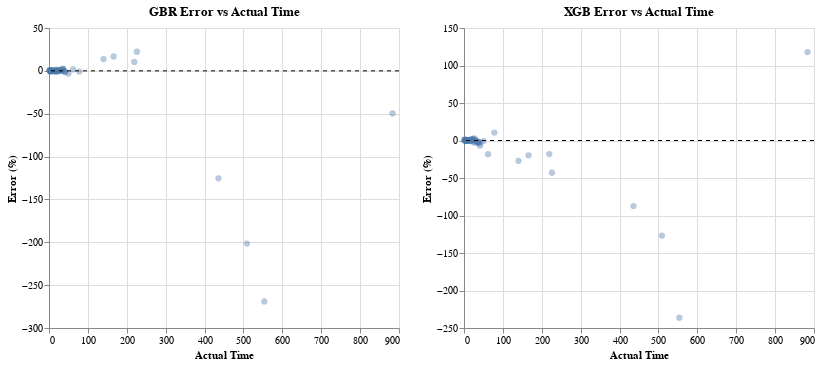

Here is the notebook cell this chart was saved with:
### Code cell
base_plot = alt.Chart(df_xerr).mark_circle(size=40, opacity=0.4).encode(
    x=alt.X("actual:Q", title="Actual Time"),
    y=alt.Y("error:Q", title="Error (%)"),
    tooltip=["actual", "predicted", "error", "circuit_name"]
).properties(
    width=350,
    height=300,
    title="XGB Error vs Actual Time"
)

zero_line = alt.Chart(pd.DataFrame({"y": [0]})).mark_rule(
    strokeDash=[4,4]
).encode(
    y="y:Q"
)

chart2 = base_plot + zero_line

chart | chart2

### Figure 1 — Vega-Lite specification as saved in the notebook (floating-point values rounded to 4 significant figures)
{"config": {"view": {"continuousWidth": 300, "continuousHeight": 300}}, "hconcat": [{"layer": [{"data": {"name": "data-0850ce64b851d3f1b8aa42cd4e67f894"}, "mark": {"type": "circle", "opacity": 0.4, "size": 40}, "encoding": {"tooltip": [{"field": "actual", "type": "quantitative"}, {"field": "predicted", "type": "quantitative"}, {"field": "error", "type": "quantitative"}, {"field": "circuit_name", "type": "nominal"}], "x": {"field": "actual", "title": "Actual Time", "type": "quantitative"}, "y": {"field": "error", "title": "Error (%)", "type": "quantitative"}}, "title": "GBR Error vs Actual Time"}, {"data": {"name": "data-a0a55d106695e8d630baff0f16eee66d"}, "mark": {"type": "rule", "strokeDash": [4, 4]}, "encoding": {"y": {"field": "y", "type": "quantitative"}}}], "height": 300, "width": 350}, {"layer": [{"data": {"name": "data-4dd93ec82f578fb5d3d46e9bd6c42b8b"}, "mark": {"type": "circle", "opacity": 0.4, "size": 40}, "encoding": {"tooltip": [{"field": "actual", "type": "quantitative"}, {"field": "predicted", "type": "quantitative"}, {"field": "error", "type": "quantitative"}, {"field": "circuit_name", "type": "nominal"}], "x": {"field": "actual", "title": "Actual Time", "type": "quantitative"}, "y": {"field": "error", "title": "Error (%)", "type": "quantitative"}}, "title": "XGB Error vs Actual Time"}, {"data": {"name": "data-a0a55d106695e8d630baff0f16eee66d"}, "mark": {"type": "rule", "strokeDash": [4, 4]}, "encoding": {"y": {"field": "y", "type": "quantitative"}}}], "height": 300, "width": 350}], "$schema": "https://vega.github.io/schema/vega-lite/v5.20.1.json", "datasets": {"data-0850ce64b851d3f1b8aa42cd4e67f894": [{"actual": 0.9918, "predicted": 1.75, "circuit": 15, "circuit_name": "grover-v-chain_indep_qiskit_7.qasm", "error": 0.758}, {"actual": 509.0, "predicted": 307.4, "circuit": 3, "circuit_name": "dj_indep_qiskit_130.qasm", "error": -201.5}, {"actual": 78.03, "predicted": 77.17, "circuit": 26, "circuit_name": "qftentangled_indep_qiskit_30.qasm", "error": -0.8621}, {"actual": 6.28, "predicted": 6.538, "circuit": 16, "circuit_name": "portfolioqaoa_indep_qiskit_10.qasm", "error": 0.2585}, {"actual": 1.139, "predicted": 2.038, "circuit": 13, "circuit_name": "grover-noancilla_indep_qiskit_7.qasm", "error": 0.8995}, {"actual": 226.0, "predicted": 248.2, "circuit": 31, "circuit_name": "twolocalrandom_indep_qiskit_30.qasm", "error": 22.27}, {"actual": 4.072, "predicted": 4.51, "circuit": 34, "circuit_name": "wstate_indep_qiskit_15.qasm", "error": 0.4382}, {"actual": 27.04, "predicted": 27.69, "circuit": 27, "circuit_name": "qnn_indep_qiskit_20.qasm", "error": 0.6503}, {"actual": 8.433, "predicted": 8.209, "circuit": 35, "circuit_name": "wstate_indep_qiskit_30.qasm", "error": -0.2237}, {"actual": 219.2, "predicted": 229.6, "circuit": 12, "circuit_name": "grover-noancilla_indep_qiskit_11.qasm", "error": 10.36}, {"actual": 31.99, "predicted": 32.03, "circuit": 6, "circuit_name": "ghz_indep_qiskit_100.qasm", "error": 0.03369}, {"actual": 553.9, "predicted": 284.8, "circuit": 28, "circuit_name": "qpeexact_indep_qiskit_100.qasm", "error": -269.0}, {"actual": 435.8, "predicted": 310.5, "circuit": 3, "circuit_name": "dj_indep_qiskit_130.qasm", "error": -125.3}, {"actual": 166.1, "predicted": 182.8, "circuit": 14, "circuit_name": "grover-v-chain_indep_qiskit_17.qasm", "error": 16.73}, {"actual": 883.5, "predicted": 833.8, "circuit": 22, "circuit_name": "qft_indep_qiskit_130.qasm", "error": -49.74}, {"actual": 35.56, "predicted": 38.02, "circuit": 33, "circuit_name": "wstate_indep_qiskit_130.qasm", "error": 2.46}, {"actual": 16.06, "predicted": 15.2, "circuit": 14, "circuit_name": "grover-v-chain_indep_qiskit_17.qasm", "error": -0.8678}, {"actual": 49.92, "predicted": 46.87, "circuit": 27, "circuit_name": "qnn_indep_qiskit_20.qasm", "error": -3.052}, {"actual": 24.4, "predicted": 24.58, "circuit": 11, "circuit_name": "groundstate_large_indep_qiskit_14.qasm", "error": 0.1784}, {"actual": 34.75, "predicted": 35.09, "circuit": 6, "circuit_name": "ghz_indep_qiskit_100.qasm", "error": 0.3443}, {"actual": 3.556, "predicted": 3.83, "circuit": 13, "circuit_name": "grover-noancilla_indep_qiskit_7.qasm", "error": 0.2741}, {"actual": 41.9, "predicted": 40.62, "circuit": 7, "circuit_name": "ghz_indep_qiskit_130.qasm", "error": -1.279}, {"actual": 20.73, "predicted": 20.19, "circuit": 24, "circuit_name": "qft_indep_qiskit_30.qasm", "error": -0.5364}, {"actual": 5.741, "predicted": 5.647, "circuit": 18, "circuit_name": "portfoliovqe_indep_qiskit_10.qasm", "error": -0.09409}, {"actual": 140.2, "predicted": 154.0, "circuit": 5, "circuit_name": "dj_indep_qiskit_30.qasm", "error": 13.77}, {"actual": 37.96, "predicted": 38.05, "circuit": 19, "circuit_name": "portfoliovqe_indep_qiskit_18.qasm", "error": 0.09325}, {"actual": 3.898, "predicted": 3.802, "circuit": 23, "circuit_name": "qft_indep_qiskit_15.qasm", "error": -0.09612}, {"actual": 6.514, "predicted": 6.555, "circuit": 13, "circuit_name": "grover-noancilla_indep_qiskit_7.qasm", "error": 0.04129}, {"actual": 28.21, "predicted": 29.1, "circuit": 11, "circuit_name": "groundstate_large_indep_qiskit_14.qasm", "error": 0.8897}, {"actual": 25.75, "predicted": 25.19, "circuit": 20, "circuit_name": "pricingcall_indep_qiskit_17.qasm", "error": -0.5628}, {"actual": 19.03, "predicted": 20.37, "circuit": 25, "circuit_name": "qftentangled_indep_qiskit_15.qasm", "error": 1.343}, {"actual": 9.905, "predicted": 10.03, "circuit": 11, "circuit_name": "groundstate_large_indep_qiskit_14.qasm", "error": 0.1249}, {"actual": 61.88, "predicted": 63.55, "circuit": 17, "circuit_name": "portfolioqaoa_indep_qiskit_17.qasm", "error": 1.669}, {"actual": 4.269, "predicted": 4.266, "circuit": 14, "circuit_name": "grover-v-chain_indep_qiskit_17.qasm", "error": -0.003017}, {"actual": 23.18, "predicted": 23.93, "circuit": 5, "circuit_name": "dj_indep_qiskit_30.qasm", "error": 0.7541}, {"actual": 9.581, "predicted": 9.92, "circuit": 9, "circuit_name": "ghz_indep_qiskit_30.qasm", "error": 0.3388}, {"actual": 6.355, "predicted": 6.259, "circuit": 2, "circuit_name": "cutbell_n30_k6.qasm", "error": -0.09632}, {"actual": 27.38, "predicted": 28.13, "circuit": 4, "circuit_name": "dj_indep_qiskit_15.qasm", "error": 0.7496}, {"actual": 35.92, "predicted": 37.6, "circuit": 7, "circuit_name": "ghz_indep_qiskit_130.qasm", "error": 1.684}, {"actual": 3.981, "predicted": 3.894, "circuit": 34, "circuit_name": "wstate_indep_qiskit_15.qasm", "error": -0.0868}, {"actual": 4.808, "predicted": 4.468, "circuit": 18, "circuit_name": "portfoliovqe_indep_qiskit_10.qasm", "error": -0.3402}, {"actual": 17.87, "predicted": 17.01, "circuit": 25, "circuit_name": "qftentangled_indep_qiskit_15.qasm", "error": -0.863}, {"actual": 5.411, "predicted": 5.371, "circuit": 32, "circuit_name": "vqe_indep_qiskit_16.qasm", "error": -0.03951}, {"actual": 12.06, "predicted": 12.44, "circuit": 16, "circuit_name": "portfolioqaoa_indep_qiskit_10.qasm", "error": 0.379}, {"actual": 4.755, "predicted": 4.437, "circuit": 23, "circuit_name": "qft_indep_qiskit_15.qasm", "error": -0.3174}, {"actual": 2.667, "predicted": 1.881, "circuit": 15, "circuit_name": "grover-v-chain_indep_qiskit_7.qasm", "error": -0.7863}, {"actual": 20.17, "predicted": 19.98, "circuit": 30, "circuit_name": "shor_15_4_indep_qiskit_18.qasm", "error": -0.1887}, {"actual": 41.1, "predicted": 39.8, "circuit": 17, "circuit_name": "portfolioqaoa_indep_qiskit_17.qasm", "error": -1.297}, {"actual": 17.19, "predicted": 17.68, "circuit": 23, "circuit_name": "qft_indep_qiskit_15.qasm", "error": 0.4873}, {"actual": 4.905, "predicted": 4.294, "circuit": 16, "circuit_name": "portfolioqaoa_indep_qiskit_10.qasm", "error": -0.6108}, {"actual": 6.155, "predicted": 6.326, "circuit": 10, "circuit_name": "graphstate_indep_qiskit_15.qasm", "error": 0.1713}, {"actual": 15.39, "predicted": 15.26, "circuit": 23, "circuit_name": "qft_indep_qiskit_15.qasm", "error": -0.1263}, {"actual": 35.56, "predicted": 37.59, "circuit": 7, "circuit_name": "ghz_indep_qiskit_130.qasm", "error": 2.036}, {"actual": 9.649, "predicted": 9.661, "circuit": 35, "circuit_name": "wstate_indep_qiskit_30.qasm", "error": 0.01192}, {"actual": 14.13, "predicted": 14.11, "circuit": 18, "circuit_name": "portfoliovqe_indep_qiskit_10.qasm", "error": -0.0262}], "data-a0a55d106695e8d630baff0f16eee66d": [{"y": 0}], "data-4dd93ec82f578fb5d3d46e9bd6c42b8b": [{"actual": 0.9918, "predicted": 1.943, "circuit": 15, "circuit_name": "grover-v-chain_indep_qiskit_7.qasm", "error": 0.9508}, {"actual": 509.0, "predicted": 382.2, "circuit": 3, "circuit_name": "dj_indep_qiskit_130.qasm", "error": -126.8}, {"actual": 78.03, "predicted": 88.59, "circuit": 26, "circuit_name": "qftentangled_indep_qiskit_30.qasm", "error": 10.56}, {"actual": 6.28, "predicted": 6.531, "circuit": 16, "circuit_name": "portfolioqaoa_indep_qiskit_10.qasm", "error": 0.2518}, {"actual": 1.139, "predicted": 2.297, "circuit": 13, "circuit_name": "grover-noancilla_indep_qiskit_7.qasm", "error": 1.158}, {"actual": 226.0, "predicted": 183.0, "circuit": 31, "circuit_name": "twolocalrandom_indep_qiskit_30.qasm", "error": -42.96}, {"actual": 4.072, "predicted": 4.398, "circuit": 34, "circuit_name": "wstate_indep_qiskit_15.qasm", "error": 0.3258}, {"actual": 27.04, "predicted": 29.81, "circuit": 27, "circuit_name": "qnn_indep_qiskit_20.qasm", "error": 2.772}, {"actual": 8.433, "predicted": 8.208, "circuit": 35, "circuit_name": "wstate_indep_qiskit_30.qasm", "error": -0.2249}, {"actual": 219.2, "predicted": 201.1, "circuit": 12, "circuit_name": "grover-noancilla_indep_qiskit_11.qasm", "error": -18.13}, {"actual": 31.99, "predicted": 30.84, "circuit": 6, "circuit_name": "ghz_indep_qiskit_100.qasm", "error": -1.153}, {"actual": 553.9, "predicted": 317.6, "circuit": 28, "circuit_name": "qpeexact_indep_qiskit_100.qasm", "error": -236.3}, {"actual": 435.8, "predicted": 348.4, "circuit": 3, "circuit_name": "dj_indep_qiskit_130.qasm", "error": -87.41}, {"actual": 166.1, "predicted": 146.3, "circuit": 14, "circuit_name": "grover-v-chain_indep_qiskit_17.qasm", "error": -19.73}, {"actual": 883.5, "predicted": 1001.0, "circuit": 22, "circuit_name": "qft_indep_qiskit_130.qasm", "error": 117.9}, {"actual": 35.56, "predicted": 33.6, "circuit": 33, "circuit_name": "wstate_indep_qiskit_130.qasm", "error": -1.968}, {"actual": 16.06, "predicted": 16.63, "circuit": 14, "circuit_name": "grover-v-chain_indep_qiskit_17.qasm", "error": 0.5629}, {"actual": 49.92, "predicted": 49.16, "circuit": 27, "circuit_name": "qnn_indep_qiskit_20.qasm", "error": -0.7603}, {"actual": 24.4, "predicted": 23.09, "circuit": 11, "circuit_name": "groundstate_large_indep_qiskit_14.qasm", "error": -1.307}, {"actual": 34.75, "predicted": 33.63, "circuit": 6, "circuit_name": "ghz_indep_qiskit_100.qasm", "error": -1.112}, {"actual": 3.556, "predicted": 3.723, "circuit": 13, "circuit_name": "grover-noancilla_indep_qiskit_7.qasm", "error": 0.167}, {"actual": 41.9, "predicted": 38.8, "circuit": 7, "circuit_name": "ghz_indep_qiskit_130.qasm", "error": -3.101}, {"actual": 20.73, "predicted": 21.85, "circuit": 24, "circuit_name": "qft_indep_qiskit_30.qasm", "error": 1.117}, {"actual": 5.741, "predicted": 5.602, "circuit": 18, "circuit_name": "portfoliovqe_indep_qiskit_10.qasm", "error": -0.1389}, {"actual": 140.2, "predicted": 113.1, "circuit": 5, "circuit_name": "dj_indep_qiskit_30.qasm", "error": -27.08}, {"actual": 37.96, "predicted": 36.06, "circuit": 19, "circuit_name": "portfoliovqe_indep_qiskit_18.qasm", "error": -1.9}, {"actual": 3.898, "predicted": 3.976, "circuit": 23, "circuit_name": "qft_indep_qiskit_15.qasm", "error": 0.07775}, {"actual": 6.514, "predicted": 7.604, "circuit": 13, "circuit_name": "grover-noancilla_indep_qiskit_7.qasm", "error": 1.091}, {"actual": 28.21, "predicted": 28.69, "circuit": 11, "circuit_name": "groundstate_large_indep_qiskit_14.qasm", "error": 0.4847}, {"actual": 25.75, "predicted": 22.99, "circuit": 20, "circuit_name": "pricingcall_indep_qiskit_17.qasm", "error": -2.755}, {"actual": 19.03, "predicted": 19.17, "circuit": 25, "circuit_name": "qftentangled_indep_qiskit_15.qasm", "error": 0.1343}, {"actual": 9.905, "predicted": 9.594, "circuit": 11, "circuit_name": "groundstate_large_indep_qiskit_14.qasm", "error": -0.3108}, {"actual": 61.88, "predicted": 43.6, "circuit": 17, "circuit_name": "portfolioqaoa_indep_qiskit_17.qasm", "error": -18.28}, {"actual": 4.269, "predicted": 4.672, "circuit": 14, "circuit_name": "grover-v-chain_indep_qiskit_17.qasm", "error": 0.403}, {"actual": 23.18, "predicted": 25.31, "circuit": 5, "circuit_name": "dj_indep_qiskit_30.qasm", "error": 2.132}, {"actual": 9.581, "predicted": 10.09, "circuit": 9, "circuit_name": "ghz_indep_qiskit_30.qasm", "error": 0.5113}, {"actual": 6.355, "predicted": 6.424, "circuit": 2, "circuit_name": "cutbell_n30_k6.qasm", "error": 0.06857}, {"actual": 27.38, "predicted": 27.96, "circuit": 4, "circuit_name": "dj_indep_qiskit_15.qasm", "error": 0.5732}, {"actual": 35.92, "predicted": 33.0, "circuit": 7, "circuit_name": "ghz_indep_qiskit_130.qasm", "error": -2.92}, {"actual": 3.981, "predicted": 3.95, "circuit": 34, "circuit_name": "wstate_indep_qiskit_15.qasm", "error": -0.03082}, {"actual": 4.808, "predicted": 4.623, "circuit": 18, "circuit_name": "portfoliovqe_indep_qiskit_10.qasm", "error": -0.1853}, {"actual": 17.87, "predicted": 17.07, "circuit": 25, "circuit_name": "qftentangled_indep_qiskit_15.qasm", "error": -0.8007}, {"actual": 5.411, "predicted": 5.362, "circuit": 32, "circuit_name": "vqe_indep_qiskit_16.qasm", "error": -0.04874}, {"actual": 12.06, "predicted": 11.91, "circuit": 16, "circuit_name": "portfolioqaoa_indep_qiskit_10.qasm", "error": -0.1587}, {"actual": 4.755, "predicted": 4.505, "circuit": 23, "circuit_name": "qft_indep_qiskit_15.qasm", "error": -0.2494}, {"actual": 2.667, "predicted": 2.025, "circuit": 15, "circuit_name": "grover-v-chain_indep_qiskit_7.qasm", "error": -0.6429}, {"actual": 20.17, "predicted": 22.19, "circuit": 30, "circuit_name": "shor_15_4_indep_qiskit_18.qasm", "error": 2.014}, {"actual": 41.1, "predicted": 34.18, "circuit": 17, "circuit_name": "portfolioqaoa_indep_qiskit_17.qasm", "error": -6.919}, {"actual": 17.19, "predicted": 18.0, "circuit": 23, "circuit_name": "qft_indep_qiskit_15.qasm", "error": 0.8035}, {"actual": 4.905, "predicted": 4.447, "circuit": 16, "circuit_name": "portfolioqaoa_indep_qiskit_10.qasm", "error": -0.4583}, {"actual": 6.155, "predicted": 6.287, "circuit": 10, "circuit_name": "graphstate_indep_qiskit_15.qasm", "error": 0.1322}, {"actual": 15.39, "predicted": 15.3, "circuit": 23, "circuit_name": "qft_indep_qiskit_15.qasm", "error": -0.0843}, {"actual": 35.56, "predicted": 32.12, "circuit": 7, "circuit_name": "ghz_indep_qiskit_130.qasm", "error": -3.442}, {"actual": 9.649, "predicted": 9.63, "circuit": 35, "circuit_name": "wstate_indep_qiskit_30.qasm", "error": -0.01969}, {"actual": 14.13, "predicted": 14.21, "circuit": 18, "circuit_name": "portfoliovqe_indep_qiskit_10.qasm", "error": 0.07764}]}}
